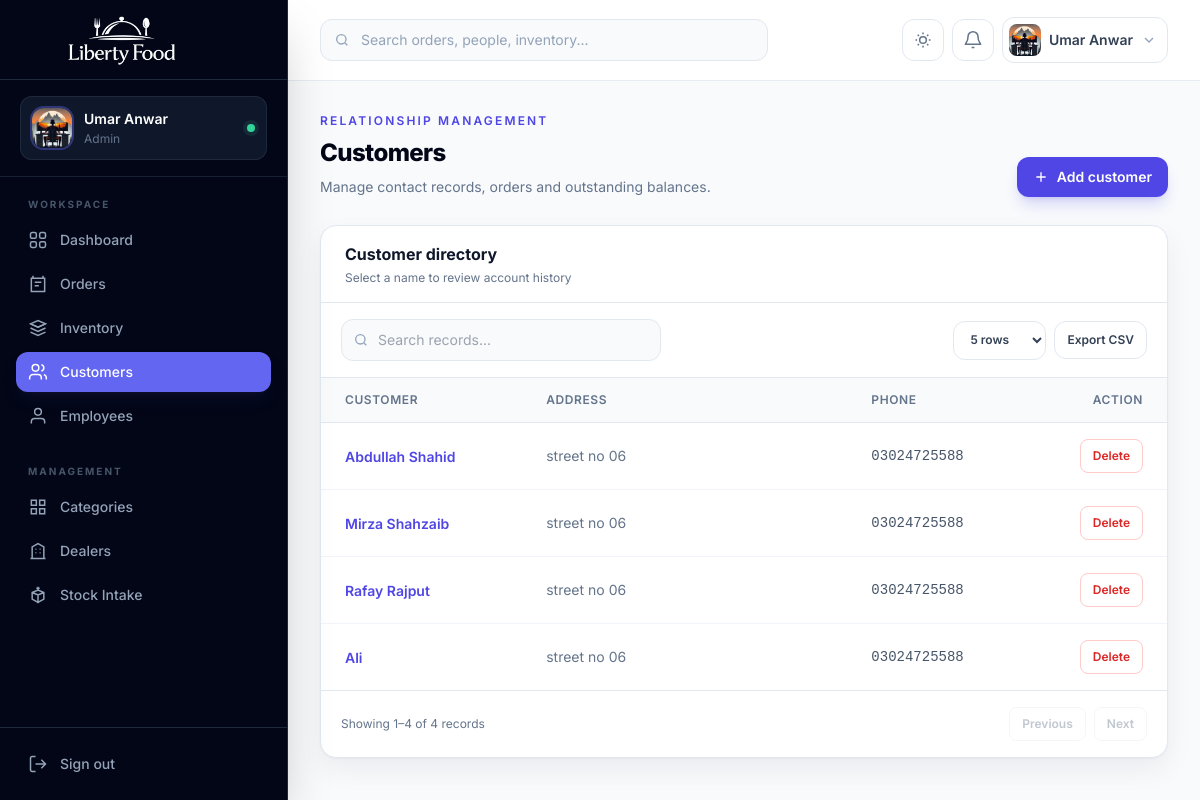
Screenshot of /people/customer/customers/ (signed in) with the database file from the repository.
### accounts/models.py (models this page shows, shortened)
class CustomUser(AbstractUser):
    email = models.EmailField(unique=True)
    ROLE_CHOICES = (
        ('admin', 'Admin'),
        ('employee', 'Employee'),
        ('customer', 'Customer'),
    )
    role = models.CharField(
        max_length=20,
        choices=ROLE_CHOICES,
        default='customer'
    )
    phone = models.CharField(
        max_length=15,
        blank=True,
        null=True
    )
    profile_image = models.ImageField(
        upload_to='profiles/',
        blank=True,
        null=True
    )

### people_app/models.py (models this page shows, shortened)
class Customer(models.Model):
    user = models.OneToOneField(settings.AUTH_USER_MODEL, on_delete=models.CASCADE, null=True, blank=True, unique=True)
    name = models.CharField(max_length=100)
    email = models.EmailField(unique=True)
    address = models.TextField()
    phone = models.CharField(max_length=20, null=True, blank=True)

### people_app/views.py (the view)
# urls.py: path('customers/', views.customer_list, name='customer_list'),
@admin_required
def customer_list(request):
    customers = Customer.objects.all()
    return render(request, "customer_list.html", {"customers": customers})

### accounts/decoraters.py (called while the page is built)
def is_admin(user):
    return user.is_authenticated and (user.is_superuser or user.role == "admin")

def role_required(*roles):
    def decorator(view_func):
        @login_required
        @wraps(view_func)
        def wrapper(request, *args, **kwargs):
            if is_admin(request.user) or request.user.role in roles:
                return view_func(request, *args, **kwargs)
            raise PermissionDenied("You do not have permission to access this page.")
        return wrapper
    return decorator

### templates/customer_list.html (shortened to what this page needs)
{% extends "base.html" %}
{% block content %}
<section class="mb-7 flex flex-col gap-4 sm:flex-row sm:items-end sm:justify-between"><div><p class="text-xs font-semibold uppercase tracking-[.18em] text-indigo-600 dark:text-indigo-400">Relationship management</p><h1 class="mt-2 text-2xl font-extrabold tracking-tight text-slate-950 dark:text-white">Customers</h1><p class="mt-2 text-sm text-slate-500">Manage contact records, orders and outstanding balances.</p></div><a href="{% url 'customer_add' %}" class="inline-flex items-center justify-center gap-2 rounded-xl bg-indigo-600 px-4 py-2.5 text-sm font-semibold text-white shadow-lg shadow-indigo-600/20 hover:bg-indigo-700"><svg class="h-4 w-4" viewBox="0 0 24 24" fill="none" stroke="currentColor" stroke-width="2"><path d="M12 5v14M5 12h14"/></svg> Add customer</a></section>
<section class="overflow-hidden rounded-2xl border border-slate-200 bg-white shadow-soft dark:border-slate-800 dark:bg-slate-900"><div class="border-b border-slate-200 px-6 py-4 dark:border-slate-800"><h2 class="font-bold text-slate-900 dark:text-white">Customer directory</h2><p class="mt-1 text-xs text-slate-500">Select a name to review account history</p></div><div class="overflow-x-auto"><table class="min-w-full divide-y divide-slate-200 dark:divide-slate-800"><thead class="bg-slate-50 dark:bg-slate-800/50"><tr><th class="px-6 py-3.5 text-left text-xs font-semibold uppercase tracking-wider text-slate-500">Customer</th><th class="px-6 py-3.5 text-left text-xs font-semibold uppercase tracking-wider text-slate-500">Address</th><th class="px-6 py-3.5 text-left text-xs font-semibold uppercase tracking-wider text-slate-500">Phone</th><th class="px-6 py-3.5 text-right text-xs font-semibold uppercase tracking-wider text-slate-500">Action</th></tr></thead><tbody class="divide-y divide-slate-100 dark:divide-slate-800">{% for c in customers %}<tr class="hover:bg-slate-50 dark:hover:bg-slate-800/40"><td class="whitespace-nowrap px-6 py-4"><a href="{% url 'customer_record' c.id %}" class="text-sm font-semibold text-indigo-600 hover:text-indigo-700 dark:text-indigo-400">{{ c.name }}</a></td><td class="min-w-64 px-6 py-4 text-sm text-slate-500">{{ c.address|default:"—" }}</td><td class="whitespace-nowrap px-6 py-4 font-mono text-sm text-slate-600 dark:text-slate-300">{{ c.phone }}</td><td class="px-6 py-4 text-right"><form method="post" action="{% url 'customer_remove' %}" class="inline">{% csrf_token %}<input type="hidden" name="customer_id" value="{{ c.id }}"><button type="submit" onclick="return confirm('Are you sure you want to delete this customer?');" class="rounded-lg border border-red-200 px-3 py-2 text-xs font-semibold text-red-600 hover:bg-red-50 dark:border-red-900 dark:text-red-400">Delete</button></form></td></tr>{% empty %}<tr><td colspan="4" class="px-6 py-16 text-center text-sm text-slate-500">No customers found.</td></tr>{% endfor %}</tbody></table></div></section>
{% endblock %}

### templates/base.html (shortened to what this page needs)
{% load static %}
<!DOCTYPE html>
<html lang="en" class="h-full scroll-smooth">
<head>
  <script src="https://cdn.tailwindcss.com"></script>
</head>
<body class="h-full bg-slate-50 font-sans text-slate-700 antialiased dark:bg-slate-950 dark:text-slate-300">
  <aside id="sidebar" class="fixed inset-y-0 left-0 z-50 flex w-72 -translate-x-full flex-col border-r border-slate-800 bg-slate-950 text-slate-300 shadow-2xl transition-transform duration-300 lg:translate-x-0">
    <div class="flex h-20 items-center gap-3 border-b border-slate-800 px-5">
      <a href="{% url 'home' %}" class="block h-16 w-52" aria-label="Liberty Food home">
        <img src="{% static 'liberty-food-logo-cropped.png' %}" alt="Liberty Food" class="h-full w-full object-contain">
      </a>
    </div>
    <div class="border-b border-slate-800/80 px-5 py-4">
      <div class="flex items-center gap-3 rounded-xl bg-slate-900 px-3 py-3 ring-1 ring-inset ring-slate-800">
        {% if request.user.profile_image %}
          <img src="{{ request.user.profile_image.url }}" alt="{{ request.user.username }}" class="h-10 w-10 rounded-xl object-cover ring-2 ring-indigo-500/40">
        {% else %}
          <div class="flex h-10 w-10 items-center justify-center rounded-xl bg-indigo-500/15 text-sm font-bold uppercase text-indigo-300 ring-1 ring-inset ring-indigo-500/30">
            {{ request.user.username|slice:":1" }}
          </div>
        {% endif %}
        <div class="min-w-0">
          <p class="truncate text-sm font-semibold text-white">{{ request.user.get_full_name|default:request.user.username }}</p>
          <p class="mt-0.5 truncate text-xs capitalize text-slate-500">{{ request.user.role|default:"Team member" }}</p>
        </div>
        <span class="ml-auto h-2 w-2 rounded-full bg-emerald-400 ring-4 ring-emerald-400/10" title="Online"></span>
      </div>
    </div>
    <nav class="flex-1 overflow-y-auto px-4 py-5" aria-label="Primary navigation">
      <p class="mb-2 px-3 text-[10px] font-bold uppercase tracking-[.2em] text-slate-600">Workspace</p>
      <div class="space-y-1">
        <a href="{% url 'home' %}" class="nav-link flex items-center gap-3 rounded-xl px-3 py-2.5 text-sm font-medium transition {% if request.resolver_match.url_name == 'home' %}bg-indigo-500 text-white shadow-lg shadow-indigo-950/30{% else %}text-slate-400 hover:bg-slate-900 hover:text-white{% endif %}">
          <svg class="h-5 w-5" viewBox="0 0 24 24" fill="none" stroke="currentColor" stroke-width="1.8"><rect x="3" y="3" width="7" height="7" rx="2"/><rect x="14" y="3" width="7" height="7" rx="2"/><rect x="3" y="14" width="7" height="7" rx="2"/><rect x="14" y="14" width="7" height="7" rx="2"/></svg>
          Dashboard
        </a>
        {% if request.user.role == 'admin' or request.user.is_superuser %}<a href="{% url 'order_list' %}" class="nav-link flex items-center gap-3 rounded-xl px-3 py-2.5 text-sm font-medium transition {% if 'order' in request.resolver_match.url_name %}bg-indigo-500 text-white shadow-lg shadow-indigo-950/30{% else %}text-slate-400 hover:bg-slate-900 hover:text-white{% endif %}">
          <svg class="h-5 w-5" viewBox="0 0 24 24" fill="none" stroke="currentColor" stroke-width="1.8"><path d="M6 2v4M18 2v4M4 5h16v16H4z"/><path d="M8 10h8M8 14h5"/></svg>
          Orders
        </a>
        <a href="{% url 'fooditem_list' %}" class="nav-link flex items-center gap-3 rounded-xl px-3 py-2.5 text-sm font-medium transition {% if 'fooditem' in request.resolver_match.url_name or request.resolver_match.url_name == 'food_quantity' %}bg-indigo-500 text-white shadow-lg shadow-indigo-950/30{% else %}text-slate-400 hover:bg-slate-900 hover:text-white{% endif %}">
          <svg class="h-5 w-5" viewBox="0 0 24 24" fill="none" stroke="currentColor" stroke-width="1.8"><path d="m3 7 9-4 9 4-9 4-9-4Z"/><path d="m3 7 9 4 9-4M3 12l9 4 9-4M3 17l9 4 9-4"/></svg>
          Inventory
        </a>
        <a href="{% url 'customer_list' %}" class="nav-link flex items-center gap-3 rounded-xl px-3 py-2.5 text-sm font-medium transition {% if 'customer' in request.resolver_match.url_name %}bg-indigo-500 text-white shadow-lg shadow-indigo-950/30{% else %}text-slate-400 hover:bg-slate-900 hover:text-white{% endif %}">
          <svg class="h-5 w-5" viewBox="0 0 24 24" fill="none" stroke="currentColor" stroke-width="1.8"><path d="M16 21v-2a4 4 0 0 0-4-4H6a4 4 0 0 0-4 4v2"/><circle cx="9" cy="7" r="4"/><path d="M22 21v-2a4 4 0 0 0-3-3.87M16 3.13a4 4 0 0 1 0 7.75"/></svg>
          Customers
        </a>
        <a href="{% url 'employee_list' %}" class="nav-link flex items-center gap-3 rounded-xl px-3 py-2.5 text-sm font-medium transition {% if 'employee' in request.resolver_match.url_name or 'salary' in request.resolver_match.url_name %}bg-indigo-500 text-white shadow-lg shadow-indigo-950/30{% else %}text-slate-400 hover:bg-slate-900 hover:text-white{% endif %}">
          <svg class="h-5 w-5" viewBox="0 0 24 24" fill="none" stroke="currentColor" stroke-width="1.8"><path d="M20 21v-2a4 4 0 0 0-4-4H8a4 4 0 0 0-4 4v2"/><circle cx="12" cy="7" r="4"/></svg>
          Employees
        </a>{% endif %}
      </div>
      {% if request.user.role == 'admin' or request.user.is_superuser %}<p class="mb-2 mt-7 px-3 text-[10px] font-bold uppercase tracking-[.2em] text-slate-600">Management</p>
      <div class="space-y-1">
        <a href="{% url 'category_list' %}" class="nav-link flex items-center gap-3 rounded-xl px-3 py-2.5 text-sm font-medium transition {% if 'category' in request.resolver_match.url_name %}bg-indigo-500 text-white{% else %}text-slate-400 hover:bg-slate-900 hover:text-white{% endif %}">
          <svg class="h-5 w-5" viewBox="0 0 24 24" fill="none" stroke="currentColor" stroke-width="1.8"><path d="M4 4h6v6H4zM14 4h6v6h-6zM4 14h6v6H4zM14 14h6v6h-6z"/></svg>
          Categories
        </a>
        <a href="{% url 'dealer_list' %}" class="nav-link flex items-center gap-3 rounded-xl px-3 py-2.5 text-sm font-medium transition {% if 'dealer' in request.resolver_match.url_name %}bg-indigo-500 text-white{% else %}text-slate-400 hover:bg-slate-900 hover:text-white{% endif %}">
          <svg class="h-5 w-5" viewBox="0 0 24 24" fill="none" stroke="currentColor" stroke-width="1.8"><path d="M3 21h18M5 21V7l7-4 7 4v14M9 10h1M14 10h1M9 14h1M14 14h1"/></svg>
          Dealers
        </a>
        <a href="{% url 'food_quantity' %}" class="nav-link flex items-center gap-3 rounded-xl px-3 py-2.5 text-sm font-medium transition {% if request.resolver_match.url_name == 'food_quantity' %}bg-indigo-500 text-white{% else %}text-slate-400 hover:bg-slate-900 hover:text-white{% endif %}">
          <svg class="h-5 w-5" viewBox="0 0 24 24" fill="none" stroke="currentColor" stroke-width="1.8"><path d="M12 22V12M5 9l7 3 7-3M5 9l7-3 7 3v8l-7 4-7-4V9Z"/><path d="M12 2v4M10 4h4"/></svg>
          Stock Intake
        </a>
      </div>{% endif %}
    </nav>
    <div class="border-t border-slate-800 p-4">
      <a href="{% url 'logout' %}" class="flex items-center gap-3 rounded-xl px-3 py-2.5 text-sm font-medium text-slate-400 transition hover:bg-red-500/10 hover:text-red-400">
        <svg class="h-5 w-5" viewBox="0 0 24 24" fill="none" stroke="currentColor" stroke-width="1.8"><path d="M9 21H5a2 2 0 0 1-2-2V5a2 2 0 0 1 2-2h4M16 17l5-5-5-5M21 12H9"/></svg>
        Sign out
      </a>
    </div>
  </aside>
  <div id="app-main" class="min-h-full transition-all duration-300 lg:ml-72">
    <header id="topbar" class="sticky top-0 z-30 border-b border-slate-200/80 bg-white/90 backdrop-blur-xl dark:border-slate-800 dark:bg-slate-950/85">
      <div class="flex h-20 items-center gap-3 px-4 sm:px-6 lg:px-8">
        {% if request.user.role == 'admin' or request.user.is_superuser %}<form method="GET" action="{% url 'global_search' %}" class="relative hidden w-full max-w-md md:block">
          <input type="search" name="q" placeholder="Search orders, people, inventory..." class="w-full rounded-xl border border-slate-200 bg-slate-50 py-2.5 pl-10 pr-4 text-sm text-slate-900 outline-none transition placeholder:text-slate-400 focus:border-indigo-500 focus:ring-4 focus:ring-indigo-500/10 dark:border-slate-800 dark:bg-slate-900 dark:text-white">
        </form>{% endif %}
        <div class="ml-auto flex items-center gap-2">
          <button id="theme-toggle" type="button" class="rounded-xl border border-slate-200 p-2.5 text-slate-500 transition hover:border-indigo-200 hover:bg-indigo-50 hover:text-indigo-600 dark:border-slate-800 dark:text-slate-400 dark:hover:border-indigo-900 dark:hover:bg-indigo-950/50 dark:hover:text-indigo-400" aria-label="Toggle color theme">
            <svg class="h-5 w-5 dark:hidden" viewBox="0 0 24 24" fill="none" stroke="currentColor" stroke-width="1.8"><path d="M12 3v2M12 19v2M3 12h2M19 12h2M5.64 5.64l1.42 1.42M16.94 16.94l1.42 1.42M18.36 5.64l-1.42 1.42M7.06 16.94l-1.42 1.42"/><circle cx="12" cy="12" r="4"/></svg>
          </button>
          <div class="relative">
            <button id="notification-trigger" type="button" class="relative rounded-xl border border-slate-200 p-2.5 text-slate-500 transition hover:bg-slate-50 dark:border-slate-800 dark:text-slate-400 dark:hover:bg-slate-900" aria-label="Notifications" aria-expanded="false">
              <svg class="h-5 w-5" viewBox="0 0 24 24" fill="none" stroke="currentColor" stroke-width="1.8"><path d="M18 8a6 6 0 0 0-12 0c0 7-3 7-3 9h18c0-2-3-2-3-9M13.7 21h-3.4"/></svg>
            </button>
          </div>
          <div class="relative">
            <button id="profile-trigger" type="button" class="flex items-center gap-2 rounded-xl border border-slate-200 bg-white p-1.5 pr-2.5 transition hover:bg-slate-50 dark:border-slate-800 dark:bg-slate-900 dark:hover:bg-slate-800" aria-expanded="false">
              {% if request.user.profile_image %}
                <img src="{{ request.user.profile_image.url }}" alt="" class="h-8 w-8 rounded-lg object-cover">
              {% else %}
                <span class="flex h-8 w-8 items-center justify-center rounded-lg bg-indigo-100 text-xs font-bold uppercase text-indigo-700 dark:bg-indigo-500/15 dark:text-indigo-300">{{ request.user.username|slice:":1" }}</span>
              {% endif %}
              <span class="hidden max-w-32 truncate text-sm font-semibold text-slate-700 dark:text-slate-200 sm:block">{{ request.user.get_full_name|default:request.user.username }}</span>
              <svg class="hidden h-4 w-4 text-slate-400 sm:block" viewBox="0 0 24 24" fill="none" stroke="currentColor" stroke-width="2"><path d="m6 9 6 6 6-6"/></svg>
            </button>
          </div>
        </div>
      </div>
    </header>
    <main class="px-4 py-6 sm:px-6 lg:px-8 lg:py-8">
      <div class="mx-auto max-w-[1600px]">
        {% block content %}{% endblock %}
      </div>
    </main>
  </div>
</body>
</html>

### templates/base.html (style rules this page uses)
* { scrollbar-width: thin; scrollbar-color: #94a3b8 transparent; }
.nav-link svg, .action-icon svg { pointer-events: none; }

### rows the page displays
CustomUser: user.profile_image (picture), user.get_full_name "Umar Anwar", user.role "Admin"
Customer: name "Abdullah Shahid", address "street no 06", phone "03024725588"
Customer: name "Mirza Shahzaib", address "street no 06", phone "03024725588"
Customer: name "Rafay Rajput", address "street no 06", phone "03024725588"
Customer: name "Ali", address "street no 06", phone "03024725588"
